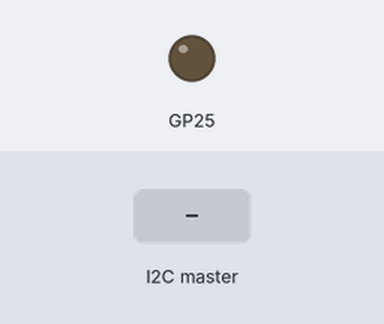
The sketch below on a simulated Raspberry Pi Pico. Parts: output pins drawn as LEDs (lit = HIGH). Inputs (shaded band) come from the test bench. What the sketch prints to the serial monitor is not drawn.

Above: at 1.2 s.
1.3 s: the I2C master sends "R"
Timing chart, 0 to 4.3 s (numbered marks = the images above; inputs shaded):
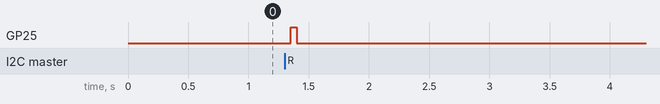

Measured:
- after the input at 1.3 s, GP25: LOW → HIGH after 0.05 s, → LOW 0.05 s later

The sketch:

WRO_car_Parse.ino
```cpp
#include <Wire.h>

// Buffer to store the received data
const int bufferSize = 31;
byte dataBuffer[bufferSize];

 int upcoming[3][5] = {};

void setup() {
  // Initialize I2C communication as a slave with address 13
  Wire.begin(13);
  Wire1.setSDA(2);
  Wire1.setSCL(3);
  Wire1.begin(14);

  // Register the receive event function
  Wire.onReceive(receiveEvent);
  Wire1.onRequest(requestEvent);
  // Initialize the Serial Monitor
  Serial.begin(115200);

  Serial.println("I2C Slave Receiver Ready");
  pinMode(25, OUTPUT);
}

void loop() {
  // Nothing to do in the loop
  delay(100);
  digitalWrite(25, LOW);
}


void printCamera(){
Serial.println();
for (int i = 0 ; i<3; i++){
    Serial.print("Colour: ");
    if (upcoming[i][0] == 82){
      Serial.println("Red");
    }
    if (upcoming[i][0] == 71){
      Serial.println("Green");
    }
    if (upcoming[i][0] == 77){
      Serial.println("Magenta");
    }

    Serial.print("\tX: ");
    Serial.println(upcoming[i][1]);

    Serial.print("\tY: ");
    Serial.println(upcoming[i][2]);

    Serial.print("\tWidth: ");
    Serial.println(upcoming[i][3]);

    Serial.print("\tHeight: ");
    Serial.println(upcoming[i][4]);

  }

}

void requestEvent(){

  printCamera();

for(int i = 0 ; i<3; i++){
  for (int j = 0; j<5; j++){

    sendInt(upcoming[i][j]);

  }
}
}

void sendInt(int sendInt) {
  byte b1 = sendInt >> 8;
  byte b2 = sendInt;
  Wire1.write(b1);
  Wire1.write(b2);
}
// Function to be called when data is received
void receiveEvent(int bytes) {
  digitalWrite(25, HIGH);
  int index = 0;

  // Read the received bytes into the buffer
  while (Wire.available() > 0 && index < bufferSize) {
    dataBuffer[index] = Wire.read();
    index++;
  }

  // Print the received data to the Serial Monitor
  Serial.print(":");
  printCamera();
  int count = 0;
  for (int i = 1; i < bufferSize; i += 10) {
   // if (dataBuffer[i] != 0xFF || dataBuffer[i + 1] != 0xFF) {

      int16_t color = (dataBuffer[i] << 8) | (dataBuffer[i + 1]);
      int16_t x = (dataBuffer[i + 2] << 8) | (dataBuffer[i + 3]);
      int16_t y = (dataBuffer[i + 4] << 8) | (dataBuffer[i + 5]);
      int16_t width = (dataBuffer[i + 6] << 8) | (dataBuffer[i + 7]);
      int16_t height = (dataBuffer[i + 8] << 8) | (dataBuffer[i + 9]);

      upcoming[count][0] = color;
      upcoming[count][1] = x;
      upcoming[count][2] = y;
      upcoming[count][3] = width;
      upcoming[count][4] = height;
      count++;

      // Serial.print("Color: "); Serial.print(color);
      // Serial.print(", X: "); Serial.print(x);
      // Serial.print(", Y: "); Serial.print(y);
      // Serial.print(", Width: "); Serial.print(width);
      // Serial.print(", Height: "); Serial.print(height);
      // Serial.println();
   // }
  }
}
```
